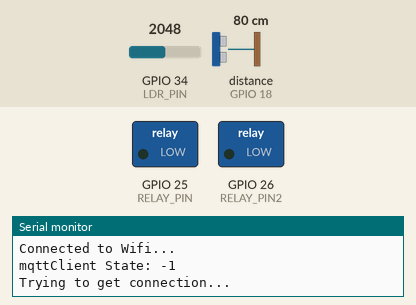
Simulated run of this sketch. Board: ESP32. Shown: switched loads named in the sketch (green lamp = pin HIGH), the last lines printed to the serial monitor. Wiring (inferred from the names in the program): ultrasonic range finder: trigger GPIO 5; echo GPIO 18. The test bench sets the inputs (shaded band); at power-on: GPIO 34 (LDR_PIN) = 2048, distance to the obstacle (sensor on GPIO 18) 80 cm. The echo pulse lasts 58.3 µs per cm; WiFi joins after 1.5 s; servers stay silent unless stated; no MQTT or app messages arrive unless stated; pins used as bus, display or sensor lines are not drawn.

Above: at 6.2 s.
6.3 s: GPIO 34 (LDR_PIN) set to 2409
8.5 s: GPIO 34 (LDR_PIN) set to 2518
At 9.8 s:
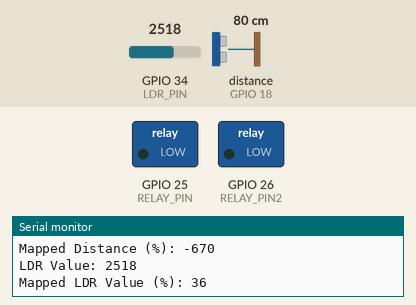
11.6 s: GPIO 34 (LDR_PIN) set to 2047
At 12.4 s:
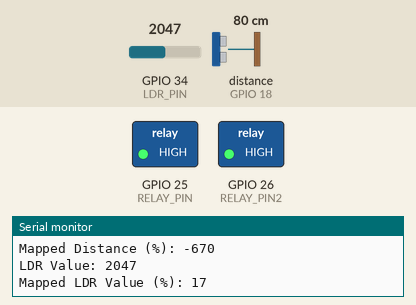
13.6 s: GPIO 34 (LDR_PIN) set to 2866
At 15.0 s:
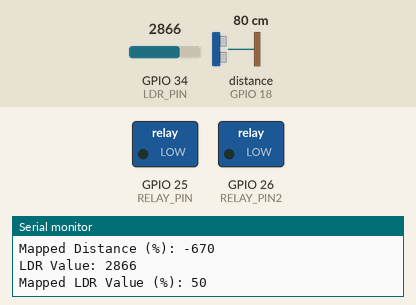
Timing chart, 0 to 16.6 s (numbered marks = the images above; inputs shaded):
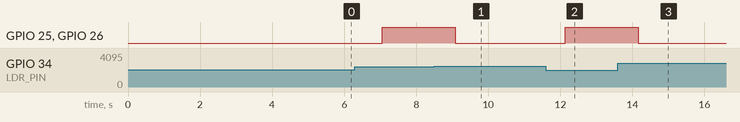

Measured:
- after the input at 8.5 s, GPIO 25 (RELAY_PIN), GPIO 26 (RELAY_PIN2): HIGH → LOW after 0.59 s
- after the input at 11.6 s, GPIO 25 (RELAY_PIN), GPIO 26 (RELAY_PIN2): LOW → HIGH after 0.53 s
- after the input at 13.6 s, GPIO 25 (RELAY_PIN), GPIO 26 (RELAY_PIN2): HIGH → LOW after 0.56 s

The sketch:

esp32_code.ino
```cpp
#include <WiFi.h>
#include <PubSubClient.h>

int sensorVal;

const char* ssid = "SSID";
const char* passwd = "Password";

char writeApiKey[] = "FJIGDGIC3F0X15OC";
long channelId = 2596814;

char userName[] = "BAMAGikZNTMsEyg4FQURDwo";
char passKey[] = "n1VunHZcX4eQWqANjK+0opeF";
char clientId[] = "BAMAGikZNTMsEyg4FQURDwo";

WiFiClient client;

const char* server = "mqtt3.thingspeak.com";

PubSubClient mqttClient(client);

unsigned long lastConnectionTime = 0;
const unsigned long postingInterval = 1 * 1000;

#define TRIG_PIN 5
#define ECHO_PIN 18
#define LDR_PIN 34   // LDR sensor connected to GPIO 34
#define RELAY_PIN 25
#define RELAY_PIN2 26

void setup() {
  Serial.begin(115200);
  int status = WL_IDLE_STATUS;

  Serial.println("Esp32 started..!");

  while(status != WL_CONNECTED){
    status = WiFi.begin(ssid, passwd);
    status = WL_CONNECTED;
    delay(5000);
  }

  Serial.println("Connected to Wifi...");
  mqttClient.setServer(server, 1883);
  Serial.print("mqttClient State: ");
  Serial.println(mqttClient.state());

  pinMode(TRIG_PIN, OUTPUT);
  pinMode(ECHO_PIN, INPUT);
  pinMode(LDR_PIN, INPUT);   // Set GPIO 34 as an input
  pinMode(RELAY_PIN, OUTPUT);
  pinMode(RELAY_PIN2, OUTPUT);
}

void loop() {
  if(!mqttClient.connected()){
    reconnect();
  }

  mqttClient.loop();

  if(millis() - lastConnectionTime > postingInterval){
    Serial.print("mqttClient State: ");
    Serial.println(mqttClient.state());

    int distance = calculateDistance();
    int mappedDistance = map(distance, 12, 2, 0, 100); // Map the distance to 0-100
    int ldrValue = analogRead(LDR_PIN);
    int mappedLDRValue = map(ldrValue, 1600, 4095, 0, 100);  // Map the LDR value

    // Control the relay based on the mapped LDR value
    if (mappedLDRValue < 35) {
      digitalWrite(RELAY_PIN, HIGH);
      digitalWrite(RELAY_PIN2, HIGH); // Turn on the relay
      Serial.println("Relay turned ON");
    } else {
      digitalWrite(RELAY_PIN, LOW);
      digitalWrite(RELAY_PIN2, LOW);// Turn off the relay
      Serial.println("Relay turned OFF");
    }

    mqttPublishFeed(mappedDistance, mappedLDRValue);
    Serial.println("Distance (cm): " + String(distance));
    Serial.println("Mapped Distance (%): " + String(mappedDistance));
    Serial.println("LDR Value: " + String(ldrValue));
    Serial.println("Mapped LDR Value (%): " + String(mappedLDRValue));
  }
}

// reconnect function
void reconnect(){
  while(!mqttClient.connected()){
    Serial.println("Trying to get connection...");
    delay(2000);

    if(mqttClient.connect(clientId, userName, passKey)){
      Serial.println("Connected..!");
      bool PubSub_Status = mqttClient.connected();
      Serial.print("mqttClient.connected after mqttClient.connect: "); Serial.println(PubSub_Status);
      Serial.print("mqttClient State: "); Serial.println(mqttClient.state());
    }
    else{
      Serial.print("failed, rc=");
      Serial.print(mqttClient.state());
      Serial.println("try again in 5 sec");
      delay(5000);
    }
  }
}

void mqttPublishFeed(int mappedDistance, int mappedLDRValue) {
  // provide data generation mechanism below
  String data = String("field1=") + String(mappedDistance) + "&field2=" + String(mappedLDRValue) + "&status=MQTTPUBLISH";
  const char *msgBuffer = data.c_str();
  Serial.println(msgBuffer);

  String topicString = "channels/" + String(channelId) + "/publish";
  const char *topicBuffer = topicString.c_str();
  Serial.println(topicBuffer);

  bool mqttpublish = mqttClient.publish(topicBuffer, msgBuffer);
  Serial.print("mqttClient.publish status: "); Serial.println(mqttpublish);
  bool PubSub_Status = mqttClient.connected();
  Serial.print("mqttClient.connected after publish: "); Serial.println(PubSub_Status);

  lastConnectionTime = millis();
}

int calculateDistance() {
  digitalWrite(TRIG_PIN, LOW);
  delayMicroseconds(2);
  digitalWrite(TRIG_PIN, HIGH);
  delayMicroseconds(10);
  digitalWrite(TRIG_PIN, LOW);
  long duration = pulseIn(ECHO_PIN, HIGH);
  int distance = duration * 0.034 / 2;
  return distance;
}
```
